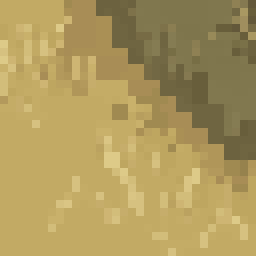
#> input picture art/primitives/africa/grass/tile_02.png, 32 x 32 px, given in place of band_c.png, which was not available (shown 8 times larger)
$ python grassband.py ../art/primitives/africa/grass ../art/primitives/africa/grass
#> lines starting #> are read from the running program, lines starting #| are printed output that depends on the picture; pictures that were not available may be replaced by others from this repository, and a replacement may not be noted
#!/usr/bin/env python3
"""Lay the one shared grass band on every grass-facing side of a set of 96 px tiles, so any two tiles
join and the join carries real grass: the outer w px of the side are the band exactly; between w and K
px in, a least-difference seam (dynamic programming, through base-colour pixels wherever it can) hands
over to the tile's own pixels, so no clump is sliced where a path exists.
  grassband.py BAND_DIR TILES_DIR [--only NAME ...]
BAND_DIR holds band_c.png (2K x 2K), band_v.png ((96-2K) x 2K) and band_h.png (2K x (96-2K)) from landcut.
Sides facing grass: every side of grass and grass_pN; the named sides of <t>_edge_<sides>; the corner of
<t>_inner_<corner>. Other tiles are left alone."""
import sys, os, re, argparse
import numpy as np
from PIL import Image
T, w, K = 96, 4, 10

# [46 lines left out: functions seam, lay_side, lay_corner, not called in this run]

def faces(name):
    if name == "grass" or re.match(r"grass_p\d+$", name): return "nesw", ""
    if re.match(r"fields_[a-z]+(_v\d+)?$", name): return "nesw", ""      # a crop plot on the meadow: grass all round
    m = re.match(r"[a-z_]+?_edge_([nesw]+)$", name)
    if m: return m.group(1), ""
    m = re.match(r"[a-z_]+?_inner_([nesw]{2})$", name)
    if m: return "", m.group(1)
    return None, None

def main():
    ap = argparse.ArgumentParser(description=__doc__, formatter_class=argparse.RawDescriptionHelpFormatter)
    ap.add_argument("band_dir"); ap.add_argument("tiles_dir"); ap.add_argument("--only", nargs="*")
    ap.add_argument("--terrain", help="lay this terrain's own band (<terrain>_band_*.png) on the sides of its tiles that face the same terrain, instead of the grass band on grass-facing sides")
    a = ap.parse_args()
    pre = f"{a.terrain}_band" if a.terrain else "band"
    bc = np.array(Image.open(os.path.join(a.band_dir, f"{pre}_c.png")).convert("RGB"))
    bv = np.array(Image.open(os.path.join(a.band_dir, f"{pre}_v.png")).convert("RGB"))
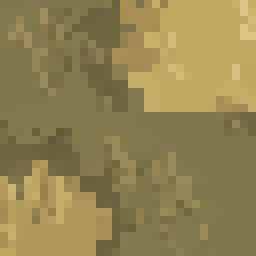
#> input picture art/primitives/africa/grass/tile_14.png, 32 x 32 px, given in place of band_v.png, which was not available (shown 8 times larger)
    bh = np.array(Image.open(os.path.join(a.band_dir, f"{pre}_h.png")).convert("RGB"))
    # full-length bands along a tile line: corner quadrant, band, next corner's quadrant
    BH = np.concatenate([bc[:, K:], bh, bc[:, :K]], axis=1)      # 2K x 96, x runs along the line
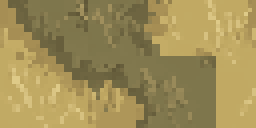
#> BH: shape (32, 64, 3) (shown 4 times larger); mean R, G, B 159.4, 142.4, 87.4
    BV = np.concatenate([bc[K:, :], bv, bc[:K, :]], axis=0)      # 96 x 2K
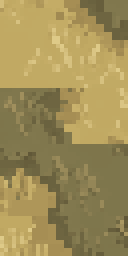
#> BV: shape (64, 32, 3) (shown 4 times larger); mean R, G, B 159.4, 142.4, 87.4
    n = 0
    for f in sorted(os.listdir(a.tiles_dir)):
        if not f.endswith(".png"): continue
        name = f[:-4]
        if a.only and name not in a.only: continue
        sides, corner = faces(name)
        if a.terrain:
            plain = name == a.terrain or re.fullmatch(re.escape(a.terrain) + r"_v\d+", name)
            if not (plain or name.startswith(a.terrain + "_edge_") or name.startswith(a.terrain + "_inner_")): continue
            # only a side that is wholly this terrain takes its band: a shore crossing a side leaves it half grass
            opp = {"n": "s", "s": "n", "e": "w", "w": "e"}
            if plain: sides, corner = "nesw", ""
            elif sides is None: continue
            elif corner: sides, corner = "".join(c for c in "nesw" if c not in corner), ""   # an inner corner: the two sides away from the open corner
            elif len(sides) == 1: sides, corner = opp[sides], ""                           # a straight edge: the side opposite the open one
            else: continue                                                                 # an outer corner: no side is wholly this terrain
        elif sides is None: continue
        im = Image.open(os.path.join(a.tiles_dir, f)).convert("RGBA"); t = np.array(im)[..., :3].copy(); al = np.array(im)[..., 3]
        for sd, nm in (("n", "top"), ("s", "bottom"), ("w", "left"), ("e", "right")):
            if sd in sides: lay_side(t, BH if sd in "ns" else BV, nm)
        for c in ("nw", "ne", "sw", "se"):
            if (c[0] in sides and c[1] in sides) or corner == c: lay_corner(t, bc, c)
        out = np.dstack([t, al]); Image.fromarray(out.astype(np.uint8)).save(os.path.join(a.tiles_dir, f)); n += 1
    print("grassband:", n, "tiles finished")

if __name__ == "__main__": main()
